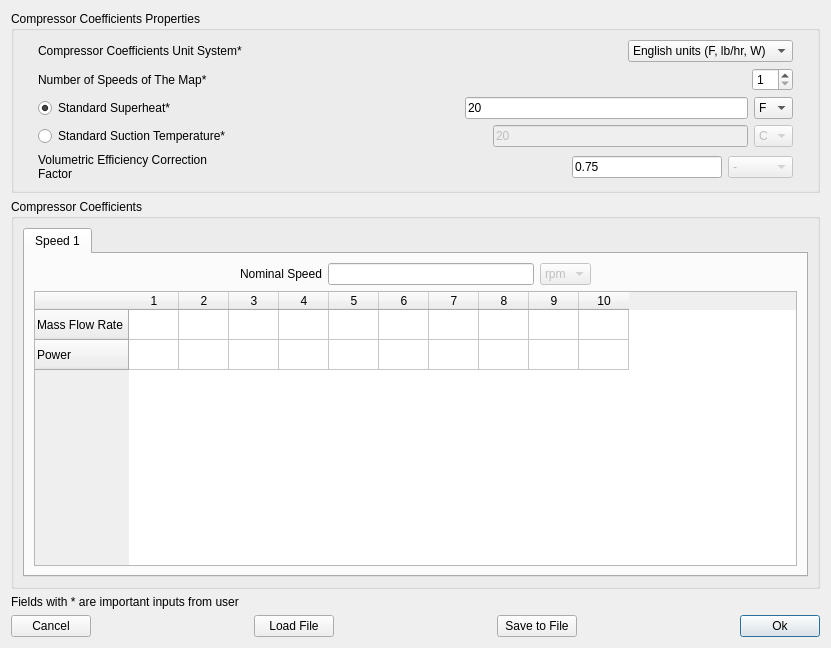
<?xml version="1.0" encoding="UTF-8"?>
<ui version="4.0">
 <class>Form</class>
 <widget class="QWidget" name="Form">
  <property name="windowModality">
   <enum>Qt::ApplicationModal</enum>
  </property>
  <property name="geometry">
   <rect>
    <x>0</x>
    <y>0</y>
    <width>831</width>
    <height>648</height>
   </rect>
  </property>
  <property name="windowTitle">
   <string>Compressor AHRI 10-Coefficients Model</string>
  </property>
  <layout class="QVBoxLayout" name="verticalLayout_4">
   <item>
    <widget class="QGroupBox" name="groupBox">
     <property name="title">
      <string>Compressor Coefficients Properties</string>
     </property>
     <layout class="QVBoxLayout" name="verticalLayout_3">
      <item>
       <layout class="QHBoxLayout" name="horizontalLayout">
        <item>
         <spacer name="horizontalSpacer_14">
          <property name="orientation">
           <enum>Qt::Horizontal</enum>
          </property>
          <property name="sizeType">
           <enum>QSizePolicy::Fixed</enum>
          </property>
          <property name="sizeHint" stdset="0">
           <size>
            <width>15</width>
            <height>20</height>
           </size>
          </property>
         </spacer>
        </item>
        <item>
         <widget class="QLabel" name="Comp_AHRI_unitsys_label">
          <property name="toolTip">
           <string>The unit system of the 10-coefficient which depends on the map. English units means that mass flow rate is in lb/hr and temperatures in F while SI units means it is in kg/s and temperatures in C.</string>
          </property>
          <property name="text">
           <string>Compressor Coefficients Unit System*</string>
          </property>
         </widget>
        </item>
        <item>
         <spacer name="horizontalSpacer">
          <property name="orientation">
           <enum>Qt::Horizontal</enum>
          </property>
          <property name="sizeHint" stdset="0">
           <size>
            <width>40</width>
            <height>20</height>
           </size>
          </property>
         </spacer>
        </item>
        <item>
         <widget class="QComboBox" name="Comp_AHRI_unitsys">
          <property name="toolTip">
           <string>The unit system of the 10-coefficient which depends on the map. English units means that mass flow rate is in lb/hr and temperatures in F while SI units means it is in kg/s and temperatures in C.</string>
          </property>
          <item>
           <property name="text">
            <string>English units (F, lb/hr, W)</string>
           </property>
          </item>
          <item>
           <property name="text">
            <string>SI units (C, kg/s, W)</string>
           </property>
          </item>
          <item>
           <property name="text">
            <string>SI units (C, kg/hr, W)</string>
           </property>
          </item>
         </widget>
        </item>
        <item>
         <spacer name="horizontalSpacer_2">
          <property name="orientation">
           <enum>Qt::Horizontal</enum>
          </property>
          <property name="sizeType">
           <enum>QSizePolicy::Fixed</enum>
          </property>
          <property name="sizeHint" stdset="0">
           <size>
            <width>15</width>
            <height>20</height>
           </size>
          </property>
         </spacer>
        </item>
       </layout>
      </item>
      <item>
       <layout class="QHBoxLayout" name="horizontalLayout_3">
        <item>
         <spacer name="horizontalSpacer_15">
          <property name="orientation">
           <enum>Qt::Horizontal</enum>
          </property>
          <property name="sizeType">
           <enum>QSizePolicy::Fixed</enum>
          </property>
          <property name="sizeHint" stdset="0">
           <size>
            <width>15</width>
            <height>20</height>
           </size>
          </property>
         </spacer>
        </item>
        <item>
         <widget class="QLabel" name="Comp_AHRI_num_speed_label">
          <property name="toolTip">
           <string>If constant speed compressor, use 1</string>
          </property>
          <property name="text">
           <string>Number of Speeds of The Map*</string>
          </property>
         </widget>
        </item>
        <item>
         <spacer name="horizontalSpacer_5">
          <property name="orientation">
           <enum>Qt::Horizontal</enum>
          </property>
          <property name="sizeHint" stdset="0">
           <size>
            <width>40</width>
            <height>20</height>
           </size>
          </property>
         </spacer>
        </item>
        <item>
         <widget class="QSpinBox" name="Comp_AHRI_num_speed">
          <property name="toolTip">
           <string>If constant speed compressor, use 1</string>
          </property>
          <property name="minimum">
           <number>1</number>
          </property>
         </widget>
        </item>
        <item>
         <spacer name="horizontalSpacer_6">
          <property name="orientation">
           <enum>Qt::Horizontal</enum>
          </property>
          <property name="sizeType">
           <enum>QSizePolicy::Fixed</enum>
          </property>
          <property name="sizeHint" stdset="0">
           <size>
            <width>15</width>
            <height>20</height>
           </size>
          </property>
         </spacer>
        </item>
       </layout>
      </item>
      <item>
       <layout class="QHBoxLayout" name="horizontalLayout_5">
        <item>
         <spacer name="horizontalSpacer_16">
          <property name="orientation">
           <enum>Qt::Horizontal</enum>
          </property>
          <property name="sizeType">
           <enum>QSizePolicy::Fixed</enum>
          </property>
          <property name="sizeHint" stdset="0">
           <size>
            <width>15</width>
            <height>20</height>
           </size>
          </property>
         </spacer>
        </item>
        <item>
         <widget class="QRadioButton" name="Comp_AHRI_std_sh_radio">
          <property name="text">
           <string>Standard Superheat*</string>
          </property>
          <property name="checked">
           <bool>true</bool>
          </property>
         </widget>
        </item>
        <item>
         <spacer name="horizontalSpacer_10">
          <property name="orientation">
           <enum>Qt::Horizontal</enum>
          </property>
          <property name="sizeHint" stdset="0">
           <size>
            <width>40</width>
            <height>20</height>
           </size>
          </property>
         </spacer>
        </item>
        <item>
         <widget class="QLineEdit" name="Comp_AHRI_std_sh">
          <property name="toolTip">
           <string>Standard superheat for the mass flowrate of the map. It is usually 20 F.</string>
          </property>
          <property name="text">
           <string>20</string>
          </property>
          <property name="maxLength">
           <number>8</number>
          </property>
         </widget>
        </item>
        <item>
         <widget class="QComboBox" name="Comp_AHRI_std_sh_unit">
          <property name="currentIndex">
           <number>1</number>
          </property>
          <item>
           <property name="text">
            <string>C</string>
           </property>
          </item>
          <item>
           <property name="text">
            <string>F</string>
           </property>
          </item>
         </widget>
        </item>
        <item>
         <spacer name="horizontalSpacer_11">
          <property name="orientation">
           <enum>Qt::Horizontal</enum>
          </property>
          <property name="sizeType">
           <enum>QSizePolicy::Fixed</enum>
          </property>
          <property name="sizeHint" stdset="0">
           <size>
            <width>15</width>
            <height>20</height>
           </size>
          </property>
         </spacer>
        </item>
       </layout>
      </item>
      <item>
       <layout class="QHBoxLayout" name="horizontalLayout_6">
        <item>
         <spacer name="horizontalSpacer_18">
          <property name="orientation">
           <enum>Qt::Horizontal</enum>
          </property>
          <property name="sizeType">
           <enum>QSizePolicy::Fixed</enum>
          </property>
          <property name="sizeHint" stdset="0">
           <size>
            <width>15</width>
            <height>20</height>
           </size>
          </property>
         </spacer>
        </item>
        <item>
         <widget class="QRadioButton" name="Comp_AHRI_std_suction_radio">
          <property name="text">
           <string>Standard Suction Temperature*</string>
          </property>
         </widget>
        </item>
        <item>
         <spacer name="horizontalSpacer_19">
          <property name="orientation">
           <enum>Qt::Horizontal</enum>
          </property>
          <property name="sizeHint" stdset="0">
           <size>
            <width>40</width>
            <height>20</height>
           </size>
          </property>
         </spacer>
        </item>
        <item>
         <widget class="QLineEdit" name="Comp_AHRI_std_suction">
          <property name="enabled">
           <bool>false</bool>
          </property>
          <property name="toolTip">
           <string>Standard superheat for the mass flowrate of the map. It is usually 20 F.</string>
          </property>
          <property name="text">
           <string>20</string>
          </property>
          <property name="maxLength">
           <number>8</number>
          </property>
         </widget>
        </item>
        <item>
         <widget class="QComboBox" name="Comp_AHRI_std_suction_unit">
          <property name="enabled">
           <bool>false</bool>
          </property>
          <property name="currentIndex">
           <number>0</number>
          </property>
          <item>
           <property name="text">
            <string>C</string>
           </property>
          </item>
          <item>
           <property name="text">
            <string>K</string>
           </property>
          </item>
          <item>
           <property name="text">
            <string>F</string>
           </property>
          </item>
         </widget>
        </item>
        <item>
         <spacer name="horizontalSpacer_20">
          <property name="orientation">
           <enum>Qt::Horizontal</enum>
          </property>
          <property name="sizeType">
           <enum>QSizePolicy::Fixed</enum>
          </property>
          <property name="sizeHint" stdset="0">
           <size>
            <width>15</width>
            <height>20</height>
           </size>
          </property>
         </spacer>
        </item>
       </layout>
      </item>
      <item>
       <layout class="QHBoxLayout" name="horizontalLayout_8">
        <item>
         <spacer name="horizontalSpacer_17">
          <property name="orientation">
           <enum>Qt::Horizontal</enum>
          </property>
          <property name="sizeType">
           <enum>QSizePolicy::Fixed</enum>
          </property>
          <property name="sizeHint" stdset="0">
           <size>
            <width>15</width>
            <height>20</height>
           </size>
          </property>
         </spacer>
        </item>
        <item>
         <widget class="QLabel" name="Comp_AHRI_F_label">
          <property name="sizePolicy">
           <sizepolicy hsizetype="Preferred" vsizetype="Preferred">
            <horstretch>0</horstretch>
            <verstretch>0</verstretch>
           </sizepolicy>
          </property>
          <property name="minimumSize">
           <size>
            <width>200</width>
            <height>0</height>
           </size>
          </property>
          <property name="maximumSize">
           <size>
            <width>150</width>
            <height>16777215</height>
           </size>
          </property>
          <property name="toolTip">
           <string>Volumetric efficiency correction factor, usually taken as 0.75</string>
          </property>
          <property name="text">
           <string>Volumetric Efficiency Correction Factor</string>
          </property>
          <property name="wordWrap">
           <bool>true</bool>
          </property>
         </widget>
        </item>
        <item>
         <spacer name="horizontalSpacer_12">
          <property name="orientation">
           <enum>Qt::Horizontal</enum>
          </property>
          <property name="sizeHint" stdset="0">
           <size>
            <width>40</width>
            <height>20</height>
           </size>
          </property>
         </spacer>
        </item>
        <item>
         <widget class="QLineEdit" name="Comp_AHRI_F">
          <property name="sizePolicy">
           <sizepolicy hsizetype="Fixed" vsizetype="Fixed">
            <horstretch>0</horstretch>
            <verstretch>0</verstretch>
           </sizepolicy>
          </property>
          <property name="minimumSize">
           <size>
            <width>150</width>
            <height>0</height>
           </size>
          </property>
          <property name="toolTip">
           <string>Volumetric efficiency correction factor, usually taken as 0.75</string>
          </property>
          <property name="text">
           <string>0.75</string>
          </property>
          <property name="maxLength">
           <number>8</number>
          </property>
         </widget>
        </item>
        <item>
         <widget class="QComboBox" name="Comp_AHRI_F_unit">
          <property name="enabled">
           <bool>false</bool>
          </property>
          <property name="sizePolicy">
           <sizepolicy hsizetype="Fixed" vsizetype="Fixed">
            <horstretch>0</horstretch>
            <verstretch>0</verstretch>
           </sizepolicy>
          </property>
          <property name="minimumSize">
           <size>
            <width>65</width>
            <height>0</height>
           </size>
          </property>
          <property name="maximumSize">
           <size>
            <width>50</width>
            <height>16777215</height>
           </size>
          </property>
          <item>
           <property name="text">
            <string>-</string>
           </property>
          </item>
         </widget>
        </item>
        <item>
         <spacer name="horizontalSpacer_13">
          <property name="orientation">
           <enum>Qt::Horizontal</enum>
          </property>
          <property name="sizeType">
           <enum>QSizePolicy::Fixed</enum>
          </property>
          <property name="sizeHint" stdset="0">
           <size>
            <width>15</width>
            <height>20</height>
           </size>
          </property>
         </spacer>
        </item>
       </layout>
      </item>
     </layout>
    </widget>
   </item>
   <item>
    <widget class="QGroupBox" name="groupBox_2">
     <property name="title">
      <string>Compressor Coefficients</string>
     </property>
     <layout class="QVBoxLayout" name="verticalLayout_5">
      <item>
       <widget class="QTabWidget" name="tabWidget">
        <property name="currentIndex">
         <number>0</number>
        </property>
        <widget class="QWidget" name="Speed_1">
         <attribute name="title">
          <string>Speed 1</string>
         </attribute>
         <layout class="QVBoxLayout" name="verticalLayout_2">
          <item>
           <layout class="QVBoxLayout" name="verticalLayout">
            <item>
             <layout class="QHBoxLayout" name="horizontalLayout_4">
              <item>
               <spacer name="horizontalSpacer_7">
                <property name="orientation">
                 <enum>Qt::Horizontal</enum>
                </property>
                <property name="sizeHint" stdset="0">
                 <size>
                  <width>40</width>
                  <height>20</height>
                 </size>
                </property>
               </spacer>
              </item>
              <item>
               <widget class="QLabel" name="Comp_nominal_speed_1_label">
                <property name="toolTip">
                 <string>&lt;html&gt;&lt;head/&gt;&lt;body&gt;&lt;p&gt;Speed on which the coefficients are defined.&lt;/p&gt;&lt;p&gt;If constant speed compressor, use the same as operating speed chosen before.&lt;/p&gt;&lt;/body&gt;&lt;/html&gt;</string>
                </property>
                <property name="text">
                 <string>Nominal Speed</string>
                </property>
               </widget>
              </item>
              <item>
               <widget class="QLineEdit" name="Comp_nominal_speed_1">
                <property name="toolTip">
                 <string>&lt;html&gt;&lt;head/&gt;&lt;body&gt;&lt;p&gt;Speed on which the coefficients are defined.&lt;/p&gt;&lt;p&gt;If constant speed compressor, use the same as operating speed chosen before.&lt;/p&gt;&lt;/body&gt;&lt;/html&gt;</string>
                </property>
               </widget>
              </item>
              <item>
               <widget class="QComboBox" name="Comp_nominal_speed_1_unit">
                <property name="enabled">
                 <bool>false</bool>
                </property>
                <item>
                 <property name="text">
                  <string>rpm</string>
                 </property>
                </item>
               </widget>
              </item>
              <item>
               <spacer name="horizontalSpacer_8">
                <property name="orientation">
                 <enum>Qt::Horizontal</enum>
                </property>
                <property name="sizeHint" stdset="0">
                 <size>
                  <width>40</width>
                  <height>20</height>
                 </size>
                </property>
               </spacer>
              </item>
             </layout>
            </item>
            <item>
             <widget class="QTableWidget" name="Comp_coefficients_table_1">
              <property name="sizePolicy">
               <sizepolicy hsizetype="Preferred" vsizetype="Preferred">
                <horstretch>0</horstretch>
                <verstretch>0</verstretch>
               </sizepolicy>
              </property>
              <property name="minimumSize">
               <size>
                <width>600</width>
                <height>0</height>
               </size>
              </property>
              <property name="sortingEnabled">
               <bool>false</bool>
              </property>
              <property name="rowCount">
               <number>2</number>
              </property>
              <property name="columnCount">
               <number>10</number>
              </property>
              <attribute name="horizontalHeaderCascadingSectionResizes">
               <bool>false</bool>
              </attribute>
              <attribute name="horizontalHeaderDefaultSectionSize">
               <number>50</number>
              </attribute>
              <attribute name="horizontalHeaderMinimumSectionSize">
               <number>15</number>
              </attribute>
              <row>
               <property name="text">
                <string>Mass Flow Rate</string>
               </property>
              </row>
              <row>
               <property name="text">
                <string>Power</string>
               </property>
              </row>
              <column>
               <property name="text">
                <string>1</string>
               </property>
              </column>
              <column/>
              <column/>
              <column/>
              <column/>
              <column/>
              <column/>
              <column/>
              <column/>
              <column/>
              <item row="0" column="0">
               <property name="text">
                <string/>
               </property>
              </item>
             </widget>
            </item>
           </layout>
          </item>
         </layout>
        </widget>
       </widget>
      </item>
     </layout>
    </widget>
   </item>
   <item>
    <widget class="QLabel" name="label">
     <property name="text">
      <string>Fields with * are important inputs from user</string>
     </property>
    </widget>
   </item>
   <item>
    <layout class="QHBoxLayout" name="horizontalLayout_2">
     <item>
      <widget class="QPushButton" name="Comp_AHRI_cancel_button">
       <property name="toolTip">
        <string>Cancel</string>
       </property>
       <property name="text">
        <string>Cancel</string>
       </property>
      </widget>
     </item>
     <item>
      <spacer name="horizontalSpacer_3">
       <property name="orientation">
        <enum>Qt::Horizontal</enum>
       </property>
       <property name="sizeHint" stdset="0">
        <size>
         <width>40</width>
         <height>20</height>
        </size>
       </property>
      </spacer>
     </item>
     <item>
      <widget class="QPushButton" name="Comp_AHRI_load_button">
       <property name="toolTip">
        <string>Load external eoefficients file</string>
       </property>
       <property name="text">
        <string>Load File</string>
       </property>
      </widget>
     </item>
     <item>
      <spacer name="horizontalSpacer_9">
       <property name="orientation">
        <enum>Qt::Horizontal</enum>
       </property>
       <property name="sizeHint" stdset="0">
        <size>
         <width>40</width>
         <height>20</height>
        </size>
       </property>
      </spacer>
     </item>
     <item>
      <widget class="QPushButton" name="Comp_AHRI_save_button">
       <property name="toolTip">
        <string>Save to external coefficients file</string>
       </property>
       <property name="text">
        <string>Save to File</string>
       </property>
      </widget>
     </item>
     <item>
      <spacer name="horizontalSpacer_4">
       <property name="orientation">
        <enum>Qt::Horizontal</enum>
       </property>
       <property name="sizeHint" stdset="0">
        <size>
         <width>40</width>
         <height>20</height>
        </size>
       </property>
      </spacer>
     </item>
     <item>
      <widget class="QPushButton" name="Comp_AHRI_ok_button">
       <property name="toolTip">
        <string>Ok</string>
       </property>
       <property name="text">
        <string>Ok</string>
       </property>
       <property name="default">
        <bool>true</bool>
       </property>
      </widget>
     </item>
    </layout>
   </item>
  </layout>
 </widget>
 <resources/>
 <connections/>
</ui>
